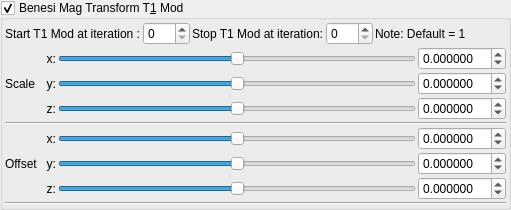
    <widget class="MyGroupBox" name="groupCheck_transf_function_enabledx_false">
     <property name="toolTip">
      <string/>
     </property>
     <property name="title">
      <string>Benesi Mag Transform T&amp;1 Mod</string>
     </property>
     <property name="checkable">
      <bool>true</bool>
     </property>
     <layout class="QVBoxLayout" name="verticalLayout_32" stretch="0,0,0">
      <property name="spacing">
       <number>2</number>
      </property>
      <property name="leftMargin">
       <number>2</number>
      </property>
      <property name="topMargin">
       <number>2</number>
      </property>
      <property name="rightMargin">
       <number>2</number>
      </property>
      <property name="bottomMargin">
       <number>2</number>
      </property>
      <item>
       <layout class="QGridLayout" name="gridLayout_68">
        <property name="spacing">
         <number>2</number>
        </property>
        <item row="1" column="5">
         <spacer name="horizontalSpacer_37">
          <property name="orientation">
           <enum>Qt::Horizontal</enum>
          </property>
          <property name="sizeHint" stdset="0">
           <size>
            <width>40</width>
            <height>20</height>
           </size>
          </property>
         </spacer>
        </item>
        <item row="1" column="2">
         <widget class="QLabel" name="label_250">
          <property name="text">
           <string>Stop T1 Mod at iteration:</string>
          </property>
         </widget>
        </item>
        <item row="1" column="3">
         <widget class="MySpinBox" name="spinboxInt_transf_stop_iterationsTM_1">
          <property name="sizePolicy">
           <sizepolicy hsizetype="Minimum" vsizetype="Maximum">
            <horstretch>0</horstretch>
            <verstretch>0</verstretch>
           </sizepolicy>
          </property>
          <property name="maximum">
           <number>250</number>
          </property>
         </widget>
        </item>
        <item row="1" column="1">
         <widget class="MySpinBox" name="spinboxInt_transf_start_iterations_D">
          <property name="sizePolicy">
           <sizepolicy hsizetype="Minimum" vsizetype="Maximum">
            <horstretch>0</horstretch>
            <verstretch>0</verstretch>
           </sizepolicy>
          </property>
          <property name="maximum">
           <number>250</number>
          </property>
         </widget>
        </item>
        <item row="1" column="0">
         <widget class="QLabel" name="label_251">
          <property name="text">
           <string>Start T1 Mod at iteration :</string>
          </property>
         </widget>
        </item>
        <item row="1" column="4">
         <widget class="QLabel" name="label_141">
          <property name="text">
           <string>Note: Default = 1</string>
          </property>
         </widget>
        </item>
       </layout>
      </item>
      <item>
       <layout class="QGridLayout" name="gridLayout_69">
        <property name="spacing">
         <number>2</number>
        </property>
        <item row="6" column="1">
         <widget class="QLabel" name="label_134">
          <property name="sizePolicy">
           <sizepolicy hsizetype="Preferred" vsizetype="Preferred">
            <horstretch>0</horstretch>
            <verstretch>0</verstretch>
           </sizepolicy>
          </property>
          <property name="text">
           <string>z:</string>
          </property>
          <property name="alignment">
           <set>Qt::AlignRight|Qt::AlignTrailing|Qt::AlignVCenter</set>
          </property>
         </widget>
        </item>
        <item row="5" column="3">
         <widget class="MyDoubleSpinBox" name="spinbox3_transf_addition_constant_111_y">
          <property name="sizePolicy">
           <sizepolicy hsizetype="Minimum" vsizetype="Maximum">
            <horstretch>0</horstretch>
            <verstretch>0</verstretch>
           </sizepolicy>
          </property>
          <property name="prefix">
           <string/>
          </property>
          <property name="suffix">
           <string/>
          </property>
          <property name="decimals">
           <number>6</number>
          </property>
          <property name="minimum">
           <double>-99.989999999999995</double>
          </property>
          <property name="maximum">
           <double>99.989999999999995</double>
          </property>
          <property name="singleStep">
           <double>0.100000000000000</double>
          </property>
         </widget>
        </item>
        <item row="4" column="3">
         <widget class="MyDoubleSpinBox" name="spinbox3_transf_addition_constant_111_x">
          <property name="sizePolicy">
           <sizepolicy hsizetype="Minimum" vsizetype="Maximum">
            <horstretch>0</horstretch>
            <verstretch>0</verstretch>
           </sizepolicy>
          </property>
          <property name="prefix">
           <string/>
          </property>
          <property name="suffix">
           <string/>
          </property>
          <property name="decimals">
           <number>6</number>
          </property>
          <property name="minimum">
           <double>-99.989999999999995</double>
          </property>
          <property name="maximum">
           <double>99.989999999999995</double>
          </property>
          <property name="singleStep">
           <double>0.100000000000000</double>
          </property>
         </widget>
        </item>
        <item row="5" column="2">
         <widget class="QSlider" name="slider3_transf_addition_constant_111_y">
          <property name="sizePolicy">
           <sizepolicy hsizetype="Expanding" vsizetype="Maximum">
            <horstretch>0</horstretch>
            <verstretch>0</verstretch>
           </sizepolicy>
          </property>
          <property name="minimum">
           <number>-5000000</number>
          </property>
          <property name="maximum">
           <number>5000000</number>
          </property>
          <property name="singleStep">
           <number>1</number>
          </property>
          <property name="orientation">
           <enum>Qt::Horizontal</enum>
          </property>
         </widget>
        </item>
        <item row="6" column="3">
         <widget class="MyDoubleSpinBox" name="spinbox3_transf_addition_constant_111_z">
          <property name="sizePolicy">
           <sizepolicy hsizetype="Minimum" vsizetype="Maximum">
            <horstretch>0</horstretch>
            <verstretch>0</verstretch>
           </sizepolicy>
          </property>
          <property name="prefix">
           <string/>
          </property>
          <property name="suffix">
           <string/>
          </property>
          <property name="decimals">
           <number>6</number>
          </property>
          <property name="minimum">
           <double>-99.989999999999995</double>
          </property>
          <property name="maximum">
           <double>99.989999999999995</double>
          </property>
          <property name="singleStep">
           <double>0.100000000000000</double>
          </property>
         </widget>
        </item>
        <item row="2" column="3">
         <widget class="MyDoubleSpinBox" name="spinbox3_transf_scale3D_333_z">
          <property name="sizePolicy">
           <sizepolicy hsizetype="Minimum" vsizetype="Maximum">
            <horstretch>0</horstretch>
            <verstretch>0</verstretch>
           </sizepolicy>
          </property>
          <property name="prefix">
           <string/>
          </property>
          <property name="suffix">
           <string/>
          </property>
          <property name="decimals">
           <number>6</number>
          </property>
          <property name="minimum">
           <double>-99.989999999999995</double>
          </property>
          <property name="maximum">
           <double>99.989999999999995</double>
          </property>
          <property name="singleStep">
           <double>0.100000000000000</double>
          </property>
         </widget>
        </item>
        <item row="2" column="2">
         <widget class="QSlider" name="slider3_transf_scale3D_333_z">
          <property name="sizePolicy">
           <sizepolicy hsizetype="Expanding" vsizetype="Maximum">
            <horstretch>0</horstretch>
            <verstretch>0</verstretch>
           </sizepolicy>
          </property>
          <property name="minimum">
           <number>-5000000</number>
          </property>
          <property name="maximum">
           <number>5000000</number>
          </property>
          <property name="singleStep">
           <number>1</number>
          </property>
          <property name="orientation">
           <enum>Qt::Horizontal</enum>
          </property>
         </widget>
        </item>
        <item row="4" column="2">
         <widget class="QSlider" name="slider3_transf_addition_constant_111_x">
          <property name="sizePolicy">
           <sizepolicy hsizetype="Preferred" vsizetype="Preferred">
            <horstretch>0</horstretch>
            <verstretch>0</verstretch>
           </sizepolicy>
          </property>
          <property name="minimum">
           <number>-5000000</number>
          </property>
          <property name="maximum">
           <number>5000000</number>
          </property>
          <property name="singleStep">
           <number>1</number>
          </property>
          <property name="orientation">
           <enum>Qt::Horizontal</enum>
          </property>
         </widget>
        </item>
        <item row="6" column="2">
         <widget class="QSlider" name="slider3_transf_addition_constant_111_z">
          <property name="sizePolicy">
           <sizepolicy hsizetype="Expanding" vsizetype="Maximum">
            <horstretch>0</horstretch>
            <verstretch>0</verstretch>
           </sizepolicy>
          </property>
          <property name="minimum">
           <number>-5000000</number>
          </property>
          <property name="maximum">
           <number>5000000</number>
          </property>
          <property name="singleStep">
           <number>1</number>
          </property>
          <property name="orientation">
           <enum>Qt::Horizontal</enum>
          </property>
         </widget>
        </item>
        <item row="5" column="0">
         <widget class="QLabel" name="label_260">
          <property name="text">
           <string>Offset  </string>
          </property>
         </widget>
        </item>
        <item row="4" column="1">
         <widget class="QLabel" name="label_135">
          <property name="sizePolicy">
           <sizepolicy hsizetype="Preferred" vsizetype="Preferred">
            <horstretch>0</horstretch>
            <verstretch>0</verstretch>
           </sizepolicy>
          </property>
          <property name="text">
           <string>x:</string>
          </property>
          <property name="alignment">
           <set>Qt::AlignRight|Qt::AlignTrailing|Qt::AlignVCenter</set>
          </property>
         </widget>
        </item>
        <item row="5" column="1">
         <widget class="QLabel" name="label_136">
          <property name="sizePolicy">
           <sizepolicy hsizetype="Preferred" vsizetype="Preferred">
            <horstretch>0</horstretch>
            <verstretch>0</verstretch>
           </sizepolicy>
          </property>
          <property name="text">
           <string>y:</string>
          </property>
          <property name="alignment">
           <set>Qt::AlignRight|Qt::AlignTrailing|Qt::AlignVCenter</set>
          </property>
         </widget>
        </item>
        <item row="1" column="0">
         <widget class="QLabel" name="label_261">
          <property name="text">
           <string>Scale </string>
          </property>
         </widget>
        </item>
        <item row="0" column="1">
         <widget class="QLabel" name="label_137">
          <property name="sizePolicy">
           <sizepolicy hsizetype="Preferred" vsizetype="Preferred">
            <horstretch>0</horstretch>
            <verstretch>0</verstretch>
           </sizepolicy>
          </property>
          <property name="text">
           <string>x:</string>
          </property>
          <property name="alignment">
           <set>Qt::AlignRight|Qt::AlignTrailing|Qt::AlignVCenter</set>
          </property>
         </widget>
        </item>
        <item row="1" column="1">
         <widget class="QLabel" name="label_138">
          <property name="sizePolicy">
           <sizepolicy hsizetype="Preferred" vsizetype="Preferred">
            <horstretch>0</horstretch>
            <verstretch>0</verstretch>
           </sizepolicy>
          </property>
          <property name="text">
           <string>y:</string>
          </property>
          <property name="alignment">
           <set>Qt::AlignRight|Qt::AlignTrailing|Qt::AlignVCenter</set>
          </property>
         </widget>
        </item>
        <item row="2" column="1">
         <widget class="QLabel" name="label_139">
          <property name="sizePolicy">
           <sizepolicy hsizetype="Preferred" vsizetype="Preferred">
            <horstretch>0</horstretch>
            <verstretch>0</verstretch>
           </sizepolicy>
          </property>
          <property name="text">
           <string>z:</string>
          </property>
          <property name="alignment">
           <set>Qt::AlignRight|Qt::AlignTrailing|Qt::AlignVCenter</set>
          </property>
         </widget>
        </item>
        <item row="0" column="2">
         <widget class="QSlider" name="slider3_transf_scale3D_333_x">
          <property name="sizePolicy">
           <sizepolicy hsizetype="Preferred" vsizetype="Preferred">
            <horstretch>0</horstretch>
            <verstretch>0</verstretch>
           </sizepolicy>
          </property>
          <property name="minimum">
           <number>-5000000</number>
          </property>
          <property name="maximum">
           <number>5000000</number>
          </property>
          <property name="singleStep">
           <number>1</number>
          </property>
          <property name="orientation">
           <enum>Qt::Horizontal</enum>
          </property>
         </widget>
        </item>
        <item row="0" column="3">
         <widget class="MyDoubleSpinBox" name="spinbox3_transf_scale3D_333_x">
          <property name="sizePolicy">
           <sizepolicy hsizetype="Minimum" vsizetype="Maximum">
            <horstretch>0</horstretch>
            <verstretch>0</verstretch>
           </sizepolicy>
          </property>
          <property name="prefix">
           <string/>
          </property>
          <property name="suffix">
           <string/>
          </property>
          <property name="decimals">
           <number>6</number>
          </property>
          <property name="minimum">
           <double>-99.989999999999995</double>
          </property>
          <property name="maximum">
           <double>99.989999999999995</double>
          </property>
          <property name="singleStep">
           <double>0.100000000000000</double>
          </property>
         </widget>
        </item>
        <item row="1" column="3">
         <widget class="MyDoubleSpinBox" name="spinbox3_transf_scale3D_333_y">
          <property name="sizePolicy">
           <sizepolicy hsizetype="Minimum" vsizetype="Maximum">
            <horstretch>0</horstretch>
            <verstretch>0</verstretch>
           </sizepolicy>
          </property>
          <property name="prefix">
           <string/>
          </property>
          <property name="suffix">
           <string/>
          </property>
          <property name="decimals">
           <number>6</number>
          </property>
          <property name="minimum">
           <double>-99.989999999999995</double>
          </property>
          <property name="maximum">
           <double>99.989999999999995</double>
          </property>
          <property name="singleStep">
           <double>0.100000000000000</double>
          </property>
         </widget>
        </item>
        <item row="3" column="0" colspan="4">
         <widget class="Line" name="line_54">
          <property name="orientation">
           <enum>Qt::Horizontal</enum>
          </property>
         </widget>
        </item>
        <item row="1" column="2">
         <widget class="QSlider" name="slider3_transf_scale3D_333_y">
          <property name="sizePolicy">
           <sizepolicy hsizetype="Expanding" vsizetype="Maximum">
            <horstretch>0</horstretch>
            <verstretch>0</verstretch>
           </sizepolicy>
          </property>
          <property name="minimum">
           <number>-5000000</number>
          </property>
          <property name="maximum">
           <number>5000000</number>
          </property>
          <property name="singleStep">
           <number>1</number>
          </property>
          <property name="orientation">
           <enum>Qt::Horizontal</enum>
          </property>
         </widget>
        </item>
       </layout>
      </item>
      <item>
       <widget class="Line" name="line_61">
        <property name="orientation">
         <enum>Qt::Horizontal</enum>
        </property>
       </widget>
      </item>
     </layout>
    </widget>
